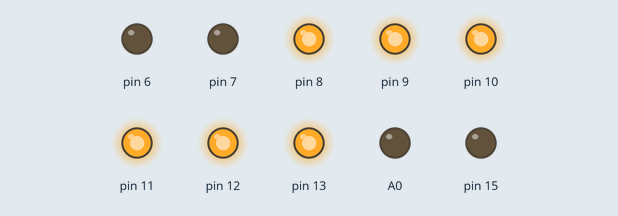
Bench run of a sketch on a simulated Arduino Uno, built with avr-gcc and run on an emulated ATmega328P. On the bench: output pins drawn as LEDs (lit = HIGH).

Above: at 0.1 s.
At 2.1 s:
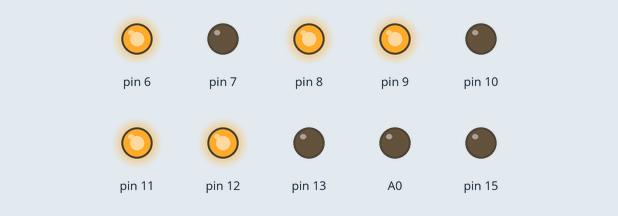
At 4.1 s:
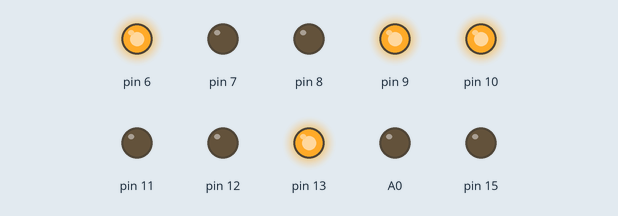
At 8.1 s:
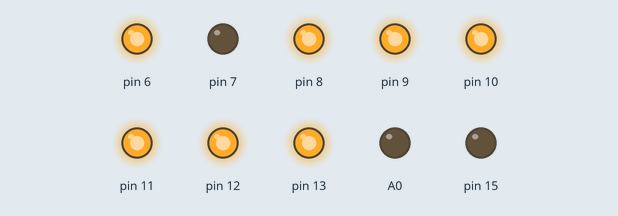
At 12.1 s:
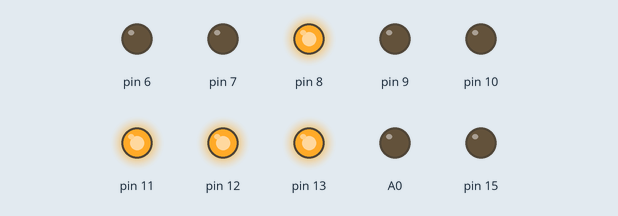
At 16.1 s:
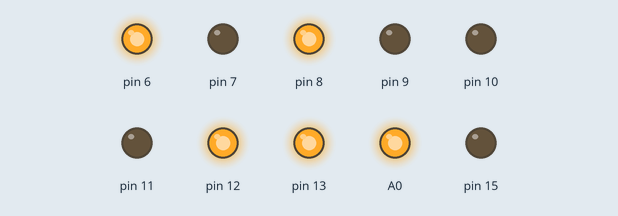
Timing chart, 0 to 17.6 s (numbered marks = the images above):
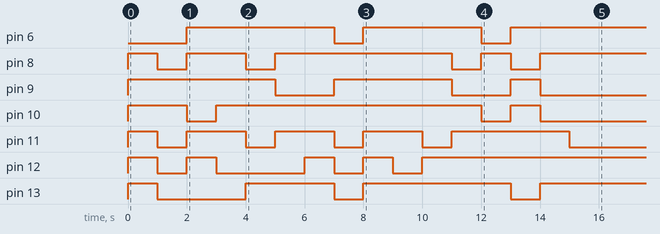

The sketch:

0toFcounter.ino
```cpp
byte LUT[]=
{
0x3F, 0x06, 0x5B, 0x4F,0x66, 0x6D, 0x7D, 0x07,
0x7F, 0x6F, 0x77, 0x7C, 0x39, 0x5E, 0x79, 0x71
};
int y;
void setup()
{
   for(int i=6; i<=15; i++)
    {
      pinMode(i, OUTPUT);
    }

 pinMode(A0, OUTPUT);
 digitalWrite(A0, LOW);

for(int i=0; i<16; i++)
  {
   y=LUT[i];
   PORTB=y;
   digitalWrite(6, bitRead(y, 6));
   digitalWrite(7, bitRead(y, 7));
  delay(1000);
  }
  digitalWrite(A0,HIGH);
}
void loop()
{}
```
